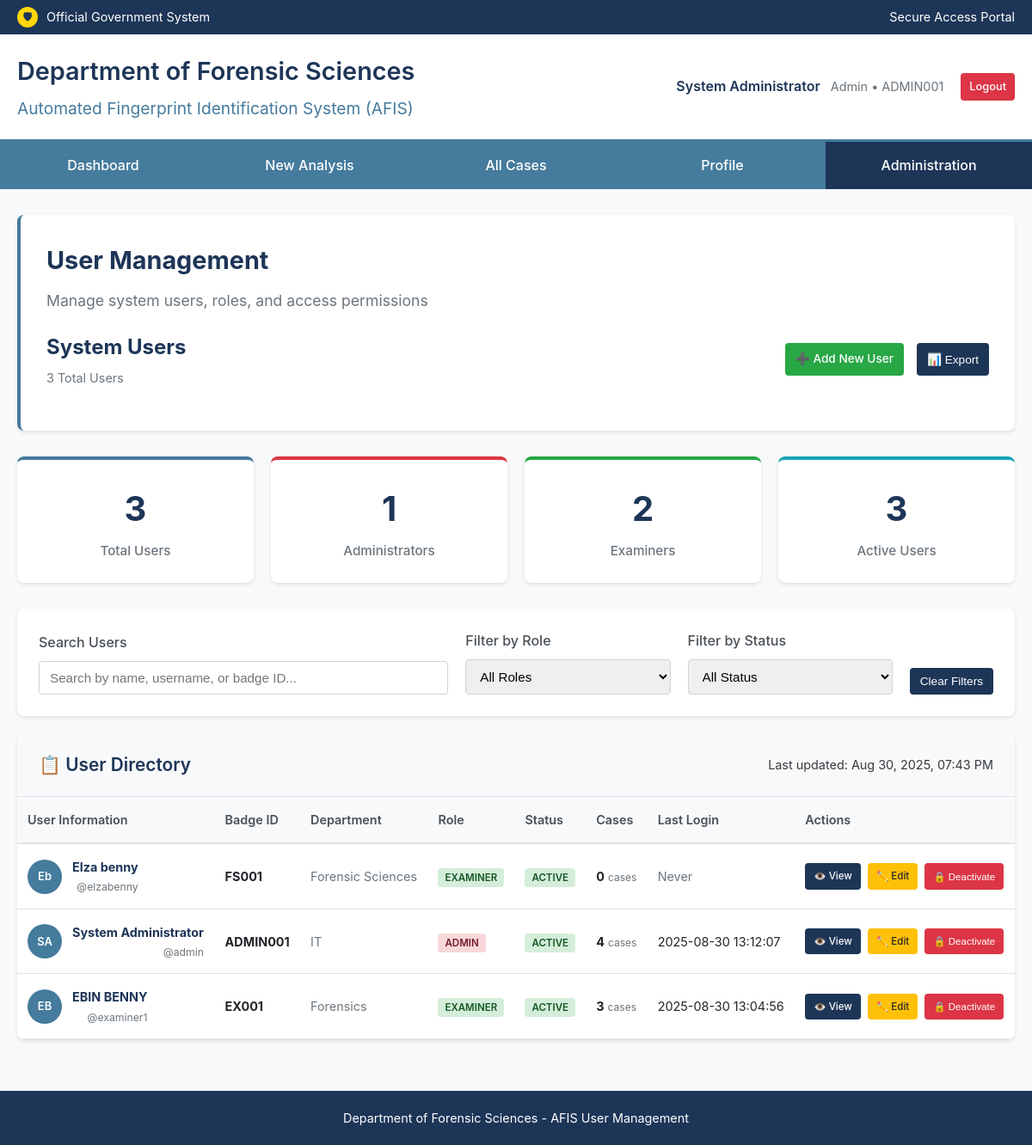
The app's page /users (signed in) with its own data.
### tables this page shows
CREATE TABLE users (
            id INTEGER PRIMARY KEY AUTOINCREMENT,
            username TEXT UNIQUE NOT NULL,
            badge_id TEXT UNIQUE NOT NULL,
            password_hash TEXT NOT NULL,
            full_name TEXT NOT NULL,
            department TEXT,
            role TEXT DEFAULT 'examiner',
            is_active BOOLEAN DEFAULT 1,
            created_at TIMESTAMP DEFAULT CURRENT_TIMESTAMP,
            last_login TIMESTAMP
        );

### run_web_app.py (the view)
@app.route('/users')
@admin_required
def list_users():
    conn = get_db_connection()
    users = conn.execute('''
        SELECT u.*, COUNT(c.case_id) as total_cases
        FROM users u
        LEFT JOIN cases c ON u.badge_id = c.operator_id
        GROUP BY u.id
        ORDER BY u.created_at DESC
    ''').fetchall()
    conn.close()
    return render_template('users_list.html', users=users)

### run_web_app.py (called while the page is built)
def get_db_connection():
    conn = sqlite3.connect(DATABASE_PATH)
    conn.row_factory = sqlite3.Row
    return conn

def admin_required(f):
    @wraps(f)
    def decorated_function(*args, **kwargs):
        if 'user_id' not in session:
            flash('Please log in to access this page.')
            return redirect(url_for('login'))
        conn = get_db_connection()
        user = conn.execute('SELECT role FROM users WHERE id = ?', (session['user_id'],)).fetchone()
        conn.close()
        if not user or user['role'] != 'admin':
            flash('Administrative privileges required.')
            return redirect(url_for('dashboard'))
        return f(*args, **kwargs)
    return decorated_function

### templates/users_list.html (shortened to what this page needs)
<!DOCTYPE html>
<html lang="en">
<head>
</head>
<body>
    <div class="header-bar">
        <div class="container">
            <div class="gov-seal">
                <div class="seal-icon">🛡</div>
                <span>Official Government System</span>
            </div>
            <div>Secure Access Portal</div>
        </div>
    </div>
    <div class="main-header">
        <div class="container">
            <div class="agency-info">
                <h1>Department of Forensic Sciences</h1>
                <p>Automated Fingerprint Identification System (AFIS)</p>
            </div>
            <div class="user-menu">
                <div class="user-info">
                    <div class="user-name">{{ session.full_name }}</div>
                    <div class="user-role">{{ session.role|title }} • {{ session.badge_id }}</div>
                </div>
                <a href="{{ url_for('logout') }}" class="btn btn-sm" style="background: #dc3545; color: white;">Logout</a>
            </div>
        </div>
    </div>
    <nav class="nav-menu">
        <div class="container">
            <div class="nav-item">
                <a href="{{ url_for('dashboard') }}" class="nav-link">Dashboard</a>
            </div>
            <div class="nav-item">
                <a href="{{ url_for('new_case') }}" class="nav-link">New Analysis</a>
            </div>
            <div class="nav-item">
                <a href="{{ url_for('list_cases') }}" class="nav-link">All Cases</a>
            </div>
            <div class="nav-item">
                <a href="{{ url_for('profile') }}" class="nav-link">Profile</a>
            </div>
            {% if session.role == 'admin' %}
            <div class="nav-item">
                <a href="{{ url_for('admin_panel') }}" class="nav-link active">Administration</a>
            </div>
            {% endif %}
        </div>
    </nav>
    <div class="main-container">
        <div class="welcome-section">
            <h2 class="welcome-title">User Management</h2>
            <p class="welcome-subtitle">Manage system users, roles, and access permissions</p>
            <div class="page-header">
                <div class="page-title">
                    <h2>System Users</h2>
                    <div class="user-count">{{ users|length }} Total Users</div>
                </div>
                <div class="action-buttons">
                    <a href="{{ url_for('create_user') }}" class="btn btn-success">
                        <span>➕</span> Add New User
                    </a>
                    <button class="btn btn-primary" onclick="exportUsers()">
                        <span>📊</span> Export
                    </button>
                </div>
            </div>
        </div>
        <div class="stats-grid">
            <div class="stat-card">
                <div class="stat-number">{{ users|length }}</div>
                <div class="stat-label">Total Users</div>
            </div>
            <div class="stat-card stat-admin">
                <div class="stat-number">{{ users|selectattr('role', 'equalto', 'admin')|list|length }}</div>
                <div class="stat-label">Administrators</div>
            </div>
            <div class="stat-card stat-examiner">
                <div class="stat-number">{{ users|selectattr('role', 'equalto', 'examiner')|list|length }}</div>
                <div class="stat-label">Examiners</div>
            </div>
            <div class="stat-card stat-active">
                <div class="stat-number">{{ users|selectattr('is_active', 'equalto', 1)|list|length }}</div>
                <div class="stat-label">Active Users</div>
            </div>
        </div>
        <div class="search-filters">
            <div class="search-row">
                <div class="form-group">
                    <label for="searchUser">Search Users</label>
                    <input type="text" class="form-control" id="searchUser" placeholder="Search by name, username, or badge ID...">
                </div>
                <div class="form-group">
                    <label for="filterRole">Filter by Role</label>
                    <select class="form-control" id="filterRole">
                        <option value="">All Roles</option>
                    </select>
                </div>
                <div class="form-group">
                    <label for="filterStatus">Filter by Status</label>
                    <select class="form-control" id="filterStatus">
                        <option value="">All Status</option>
                    </select>
                </div>
                <div class="form-group">
                    <button class="btn btn-primary" onclick="clearFilters()">Clear Filters</button>
                </div>
            </div>
        </div>
        <div class="users-table">
            <div class="table-header">
                <div class="table-title">
                    <span>📋</span> User Directory
                </div>
                <div style="font-size: 0.9rem; opacity: 0.9;" id="lastUpdated">
                    Last updated: <span id="updateTime"></span>
                </div>
            </div>
            {% if users %}
                <div class="table-responsive">
                    <table class="table" id="usersTable">
                        <thead>
                            <tr>
                                <th>User Information</th>
                                <th>Badge ID</th>
                                <th>Department</th>
                                <th>Role</th>
                                <th>Status</th>
                                <th>Cases</th>
                                <th>Last Login</th>
                                <th>Actions</th>
                            </tr>
                        </thead>
                        <tbody>
                            {% for user in users %}
                                <tr data-role="{{ user.role }}" data-status="{{ user.is_active }}">
                                    <td>
                                        <div class="user-info">
                                            <div class="user-avatar">
                                                {{ user.full_name.split()[0][0] }}{{ user.full_name.split()[-1][0] if user.full_name.split()|length > 1 else '' }}
                                            </div>
                                            <div class="user-details">
                                                <h4>{{ user.full_name }}</h4>
                                                <p>@{{ user.username }}</p>
                                            </div>
                                        </div>
                                    </td>
                                    <td>
                                        <strong>{{ user.badge_id }}</strong>
                                    </td>
                                    <td>
                                        <span class="text-muted">{{ user.department or 'Not specified' }}</span>
                                    </td>
                                    <td>
                                        <span class="role-badge role-{{ user.role }}">
                                            {{ user.role.title() }}
                                        </span>
                                    </td>
                                    <td>
                                        <span class="status-badge status-{{ 'active' if user.is_active else 'inactive' }}">
                                            {{ 'Active' if user.is_active else 'Inactive' }}
                                        </span>
                                    </td>
                                    <td>
                                        <strong>{{ user.total_cases or 0 }}</strong>
                                        <small class="text-muted"> cases</small>
                                    </td>
                                    <td>
                                        {% if user.last_login %}
                                            {% if user.last_login is string %}
                                                {{ user.last_login }}
                                            {% else %}
                                                {{ user.last_login.strftime('%m/%d/%Y') }}<br>
                                                <small class="text-muted">{{ user.last_login.strftime('%I:%M %p') }}</small>
                                            {% endif %}
                                        {% else %}
                                            <span class="text-muted">Never</span>
                                        {% endif %}
                                    </td>
                                    <td>
                                        <div class="action-buttons-cell">
                                            <a href="#" class="btn btn-primary btn-sm" onclick="viewUser({{ user.id }})">
                                                <span>👁️</span> View
                                            </a>
                                            <a href="#" class="btn btn-warning btn-sm" onclick="editUser({{ user.id }})">
                                                <span>✏️</span> Edit
                                            </a>
                                            {% if user.is_active %}
                                                <button class="btn btn-danger btn-sm" onclick="toggleUserStatus({{ user.id }}, false)">
                                                    <span>🔒</span> Deactivate
                                                </button>
                                            {% else %}
                                                <button class="btn btn-success btn-sm" onclick="toggleUserStatus({{ user.id }}, true)">
                                                    <span>🔓</span> Activate
                                                </button>
                                            {% endif %}
                                        </div>
                                    </td>
                                </tr>
                            {% endfor %}
                        </tbody>
                    </table>
                </div>
            {% endif %}
        </div>
    </div>
    <div class="footer">
        <div>Department of Forensic Sciences - AFIS User Management</div>
    </div>
</body>
</html>

### records on screen
users: full_name "System Administrator", badge_id "ADMIN001", full_name "S", full_name.split|length "A", username "admin", department "IT", role "ADMIN", is_active "ACTIVE", total_cases "4", last_login "2025-08-30 13:12:07"
users: full_name "E", full_name.split|length "b", full_name "Elza benny", username "elzabenny", badge_id "FS001", department "Forensic Sciences", role "EXAMINER", is_active "ACTIVE", total_cases "0", shows "Never"
users: full_name "E", full_name.split|length "B", full_name "EBIN BENNY", username "examiner1", badge_id "EX001", department "Forensics", role "EXAMINER", is_active "ACTIVE", total_cases "3", last_login "2025-08-30 13:04:56"

### other values on screen
{{ session.role|title }} "Admin"
{{ users|length }} "3"
{{ users|selectattr('role', 'equalto', 'admin')|list|length }} "1"
{{ users|selectattr('role', 'equalto', 'examiner')|list|length }} "2"
{{ users|selectattr('is_active', 'equalto', 1)|list|length }} "3"
